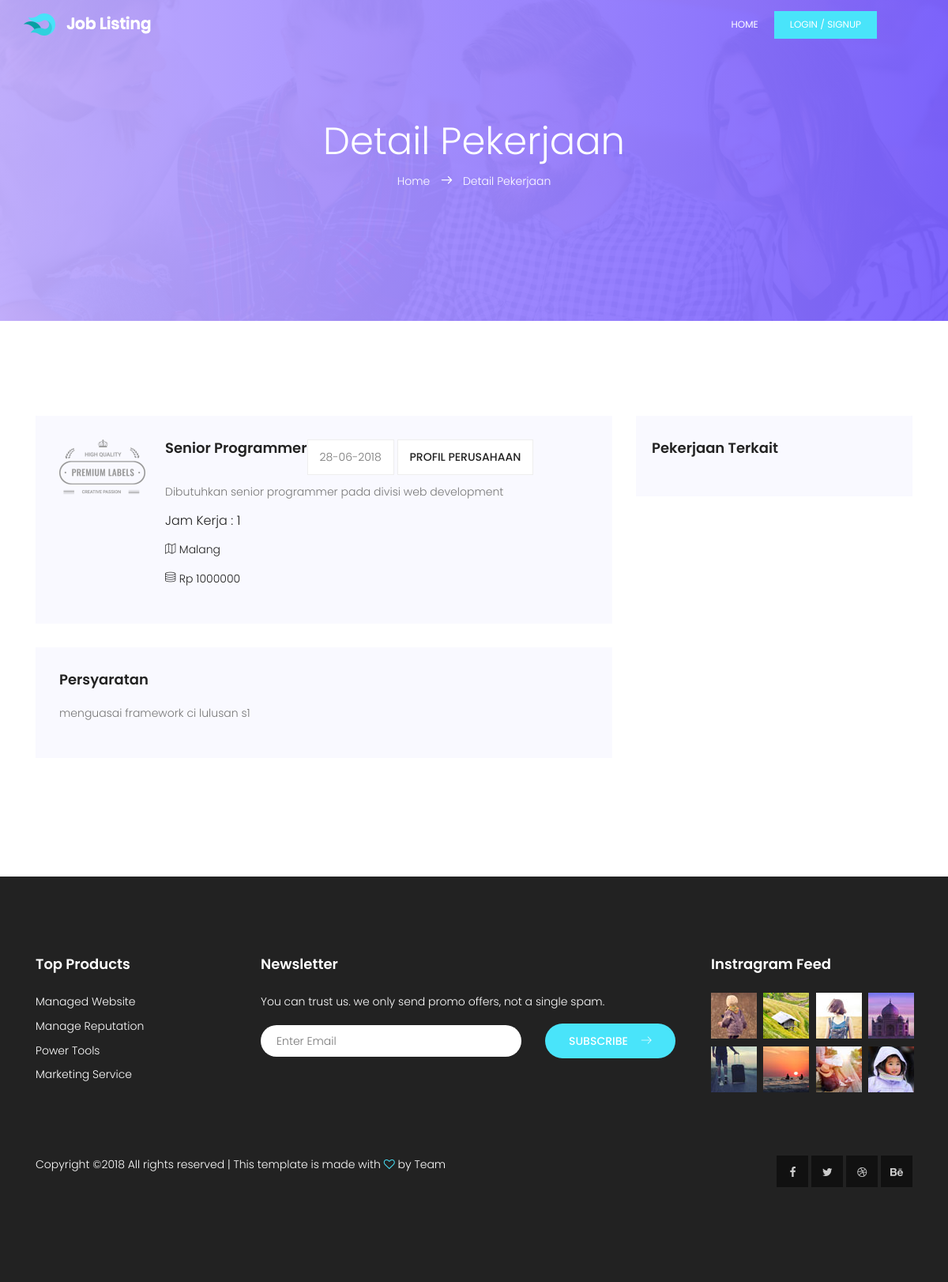
The page /index.php/home/single/2 on the database as committed earlier.
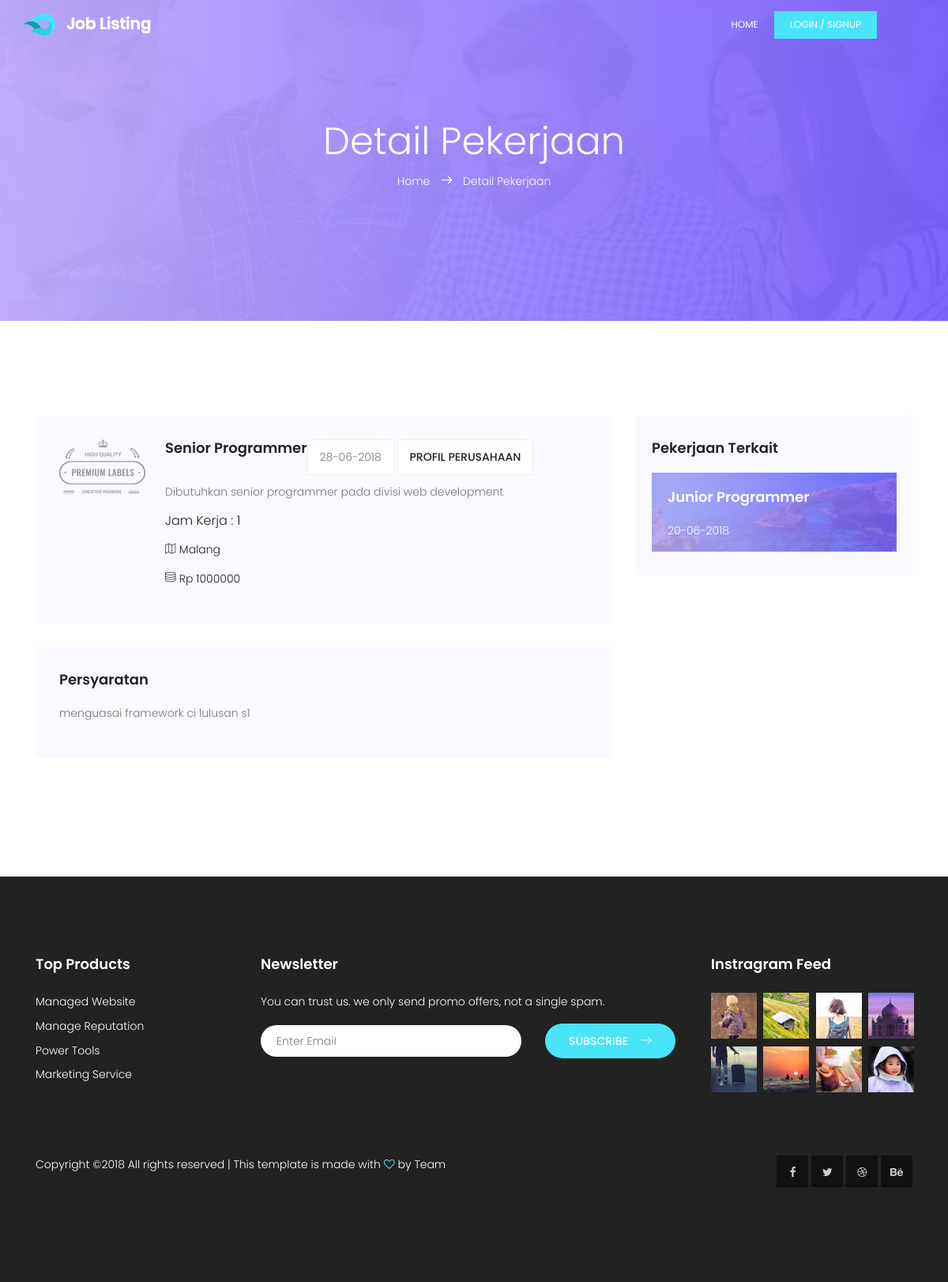
The same page on the database as committed later.
### tables this page shows
CREATE TABLE `lowongan` (
  `idLowongan` int(11) NOT NULL,
  `lowongan` varchar(50) NOT NULL,
  `deskripsi` varchar(255) NOT NULL,
  `persyaratan` varchar(255) NOT NULL,
  `idPerusahaan` int(11) NOT NULL,
  `tglPost` date NOT NULL,
  `status` enum('buka','tutup') NOT NULL,
  `gaji` bigint(20) NOT NULL,
  `kota` varchar(25) NOT NULL,
  `jamKerja` enum('0','1','2') NOT NULL,
  `kuota` int(11) NOT NULL,
  `fkKategori` int(11) NOT NULL
);

### application/controllers/home.php (called while the page is built, shortened)
<?php
class Home extends CI_Controller {
	var $data;
	public function __construct()
	{
		$this->load->model('lowongan');
		$this->load->model('user');
	}
	public function single($idLowongan, $idPerusahaan = 0)
	{
		$data['userMasuk'] = $this->data;
		if ($idPerusahaan == 0) {
			$data['lowongan'] = $this->lowongan->getLowongan($idLowongan);
			$data['lowonganTerkait'] = $this->lowongan->getLowongan('', $idLowongan, $data['lowongan'][0]->fkKategori);
			$data['pendaftar'] = $this->lowongan->getPendaftar();
			$this->load->view('home/single', $data);
		} else {
			$data['perusahaan'] = $this->user->getPerusahaan($idPerusahaan);
			$data['lowongan'] = $this->lowongan->getLowongan('',0,0,$idPerusahaan);
			$this->load->view('home/perusahaan', $data);
		}
	}
}

### index.php (called while the page is built, shortened)
<?php
require_once BASEPATH.'core/CodeIgniter.php';

### application/models/lowongan.php (called while the page is built, shortened)
<?php
class Lowongan extends CI_Model {
	public function getLowongan($get, $getkat=0, $kategori=0, $idPerusahaan=0)
	{
		$this->db->join('perusahaan', 'lowongan.idPerusahaan = perusahaan.idPerusahaan', 'left');
		$this->db->join('kategori_pekerjaan kp', 'lowongan.fkKategori = kp.idKategori', 'left');
		$this->db->where('status', 'buka');
		$this->db->where('kuota >', 0);
		if ($get > 0) {
			$this->db->where('idLowongan', $get);
		}
		if ($kategori > 0) {
			$this->db->where('idLowongan !=', $getkat);
			$this->db->where('fkKategori', $kategori);
		}
		$this->db->order_by('tglPost', 'desc');
		$query = $this->db->get('lowongan');
		if ($get == 'num') {
			return $query->num_rows();
		} else {
			return $query->result();
		}
	}
}

### application/views/home/single.php (the view, shortened to what this page needs)
<!DOCTYPE html>
<html lang="id" class="no-js">
	<head>
		<?php include 'head.php'; ?>
	</head>
	<body>
		<?php include 'header.php'; ?>
		<section class="banner-area relative" id="home">
			<div class="overlay overlay-bg"></div>
			<div class="container">
				<div class="row d-flex align-items-center justify-content-center">
					<div class="about-content col-lg-12">
						<h1 class="text-white">
							Detail Pekerjaan
						</h1>
						<p class="text-white link-nav"><a href="<?= base_url('index.php/home') ?>">Home </a>  <span class="lnr lnr-arrow-right"></span>  <a href="<?= base_url('index.php/home/single/'.$this->uri->segment(3)) ?>"> Detail Pekerjaan</a></p>
					</div>
				</div>
			</div>
		</section>
		<section class="post-area section-gap">
			<div class="container">
				<div class="row justify-content-center d-flex">
					<div class="col-lg-8 post-list">
						<div class="single-post d-flex flex-row">
							<div class="thumb">
								<img src="<?= base_url('assets/home/img/post.png') ?>">
							</div>
							<div class="details">
								<div class="title d-flex flex-row justify-content-between">
									<div class="titles">
										<h4><?= $lowongan[0]->lowongan ?></h4>
										<br>
									</div>
									<ul class="btns">
										<li><?= date('d-m-Y', strtotime($lowongan[0]->tglPost)) ?></li>
										<li><a href="<?= site_url('home/single/'.$this->uri->segment(3).'/'.$lowongan[0]->idPerusahaan) ?>">Profil Perusahaan</a></li>
									</ul>
								</div>
								<p>
									<?= $lowongan[0]->deskripsi ?>
								</p>
								<h5>Jam Kerja : <?= $lowongan[0]->jamKerja ?></h5>
								<p class="address">
									<span class="lnr lnr-map"></span> <?= $lowongan[0]->kota ?>
								</p>
								<p class="address">
									<span class="lnr lnr-database"></span> Rp <?= $lowongan[0]->gaji ?>
								</p>
							</div>
						</div>
						<div class="single-post job-details">
							<h4 class="single-title">Persyaratan</h4>
							<p>
								<?= $lowongan[0]->persyaratan ?>
							</p>
						</div>
					</div>
					<div class="col-lg-4 sidebar">
						<div class="single-slidebar">
							<h4>Pekerjaan Terkait</h4>
							<?php foreach ($lowonganTerkait as $value): ?>
								<div class="blog-list">
									<div class="single-blog " style="background:#000 url(<?= base_url('assets/home/') ?>img/blog1.jpg);">
										<a href="<?= base_url('index.php/home/single/'.$value->idLowongan) ?>"><h4><?= $value->lowongan ?></h4></a>
										<div class="meta justify-content-between d-flex">
											<p>
												<?= date('d-m-Y', strtotime($value->tglPost)) ?>
											</p>
										</div>
									</div>
								</div>
							<?php endforeach ?>
						</div>
					</div>
				</div>
			</div>
		</section>
		<?php include 'foot.php'; ?>
	</body>
</html>

Rows that differ between the two databases and show on the page:
now on this page (row edited): lowongan: lowongan "Junior Programmer", tglPost "20-06-2018"
